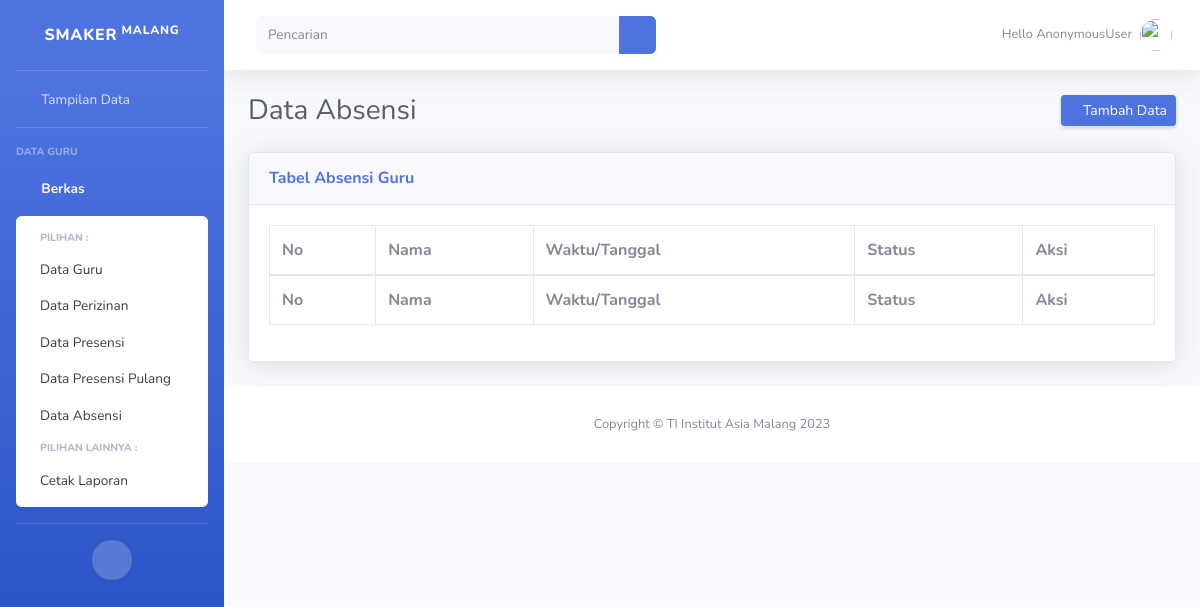
/absensi/, run on an earlier commit of the app's database.
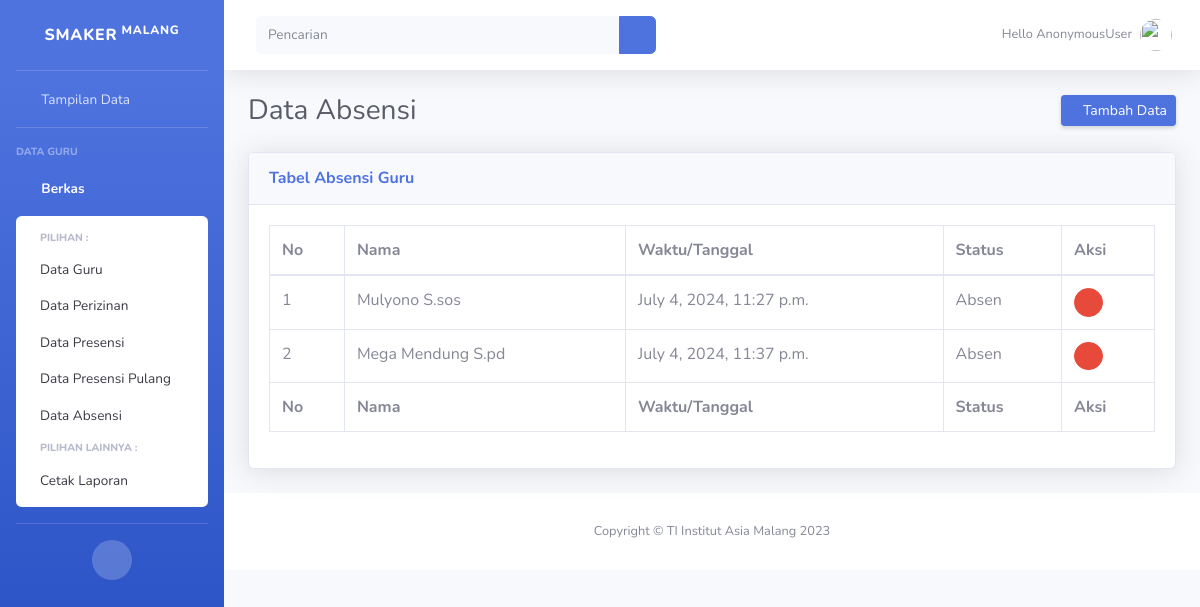
And on a later commit of the database.
### absensi/models.py (models this page shows, shortened)
class Absen(models.Model):
    nama=models.ForeignKey(Biodata,on_delete=models.CASCADE,null=True)
    status=models.CharField(max_length=15)
    tgl=models.DateTimeField(default=datetime.now, blank=True)

### biodata/models.py (models this page shows)
class Biodata(models.Model):
    nama=models.CharField(max_length=50)
    nip=models.CharField(max_length=8)
    jk=models.ForeignKey(Jenis, on_delete=models.CASCADE,null=True)
    agama=models.ForeignKey(Agama, on_delete=models.CASCADE,null=True)
    alamat=models.TextField()
    mapel=models.CharField(max_length=50)
    def __str__(self):
        return str(self.nama)

### absensi/views.py (the view)
# urls.py: path('absensi/',data_absensi),
def data_absensi(request):
    absen=Absen.objects.all()
    konteks={
        'absen':absen,
    }
    return render(request,'Back-end/Absensi/data_absensi.html',konteks)

### template/Back-end/Absensi/data_absensi.html (shortened to what this page needs)
{% extends 'base.html' %}
{% load static %}
{% block content%}
    <div class="d-sm-flex align-items-center justify-content-between mb-4">
        <h1 class="h3 mb-0 text-gray-800">Data Absensi</h1>
        <a href="/tambahabsensi/" class="d-none d-sm-inline-block btn btn-sm btn-primary shadow-sm"><i
                class="fas fa-download fa-sm text-white-50"></i> Tambah Data </a>
    </div>
    <div class="card shadow mb-4">
        <div class="card-header py-3">
            <h6 class="m-0 font-weight-bold text-primary">Tabel Absensi Guru</h6>
        </div>
        <div class="card-body">
            <div class="table-responsive">
                <table class="table table-bordered" id="dataTable" width="100%" cellspacing="0">
                    <thead>
                        <tr>
                            <th>No</th>
                            <th>Nama</th>
                            <th>Waktu/Tanggal</th>
                            <th>Status</th>
                            <th>Aksi</th>
                        </tr>
                    </thead>
                    <tfoot>
                        <tr>
                            <th>No</th>
                            <th>Nama</th>
                            <th>Waktu/Tanggal</th>
                            <th>Status</th>
                            <th>Aksi</th>
                        </tr>
                    </tfoot>
                    <tbody>
                        {% for Absen in absen %}
                        <tr>
                            <td>{{ Absen.id }}</td>
                            <td>{{ Absen.nama.nama }}</td>
                            <td>{{ Absen.tgl }}</td>
                            <td>{{ Absen.status }}</td>
                            <center>
                                <td>
                                    <button data-toggle="modal" data-target="#hapus{{ Absen.id }}" class="btn btn-danger btn-circle btn-sm">
                                        <i class="fas fa-trash"></i>
                                    </button>
                                </td>
                            </center>
                        </tr>
                        {% endfor %}
                    </tbody>
                </table>
            </div>
        </div>
    </div>
{% endblock %}

What changed in the data, as far as the page shows it:
added Absen: id "1", nama.nama "Mulyono S.sos", tgl "July 4, 2024, 11:27 p.m.", status "Absen"
added Absen: id "2", nama.nama "Mega Mendung S.pd", tgl "July 4, 2024, 11:37 p.m.", status "Absen"
